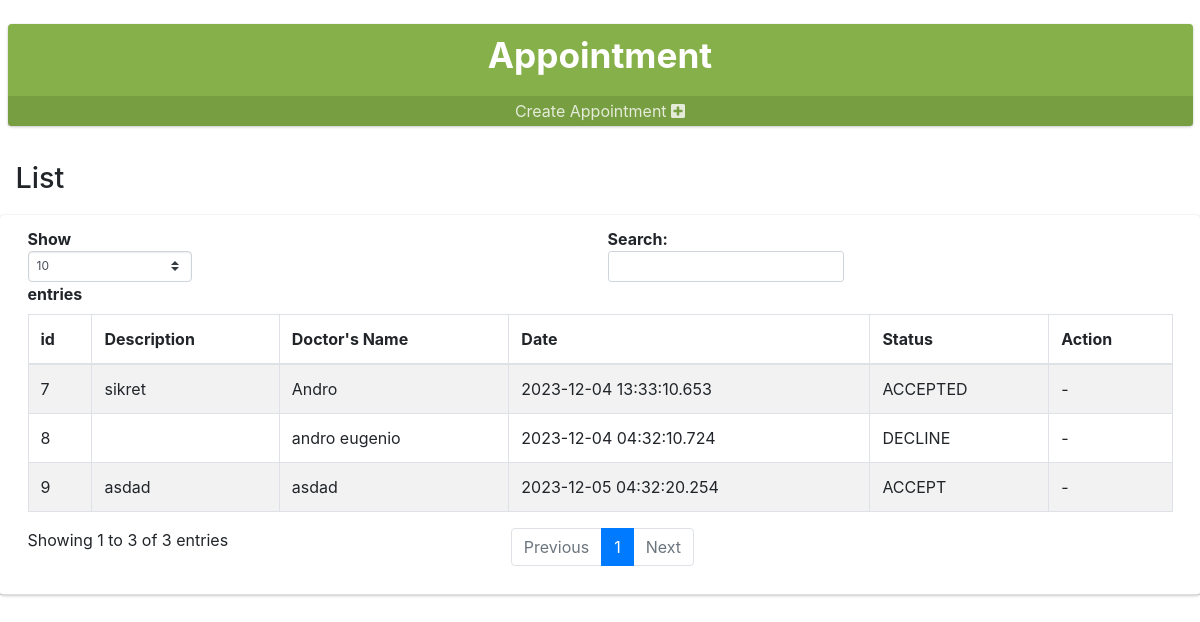
Screenshot of /doctor/appointment.php (signed in) with the database file from the repository.
### tables this page shows
CREATE TABLE `appointment` (
  `appointment_id` int(11) NOT NULL,
  `description` varchar(255) NOT NULL,
  `doctor_id` int(11) DEFAULT NULL,
  `patient_id` int(11) DEFAULT NULL,
  `date` datetime(3) NOT NULL,
  `status` varchar(255) NOT NULL DEFAULT 'PENDING',
  `request_status` varchar(255) NOT NULL DEFAULT 'PENDING',
  `doctor_name` varchar(255) DEFAULT NULL
);

### loginverification.php (called while the page is built, shortened)
<?php
function logged_in(){
  if(isset($_SESSION['user_id']) && !empty($_SESSION['user_id'])){
    return true;
  }else {
    return false;
  }
}
?>

### doctor/appointment.php (the view, shortened to what this page needs)
<?php
include '../connectMySQL.php';
include '../loginverification.php';
if (logged_in()) {
?>
<!DOCTYPE html>
<html lang="en">
  <link rel="stylesheet" href="../plugins/fontawesome-free/css/all.min.css">
  <link rel="stylesheet" href="../plugins/icheck-bootstrap/icheck-bootstrap.min.css">
  <link rel="stylesheet" href="../dist/css/adminlte.min.css?v=3.2.0">
  <link rel="stylesheet" href="../designs.css">
<form method="post">
<div class="col-lg-12 col-12">
    <div class="small-box badge-info">
        <div class="inner"><center>
            <h3>Appointment</h3></center>
        </div>
        <a href="#top" class="small-box-footer ">
                Create Appointment <i class="fas fa-plus-square"></i>
         </a>
    </div>
</div>
<div class="content-header">
    <div class="container-fluid">
        <div class="row mb-1">
            <div class="col-sm-12">
                <h1 class="m-0" id="concernInfo">List </h1>
            </div>
        </div>
    </div>
</div>
<section>
<div class="content">
    <div class="card">
        <div class="card-header border-1">
            <div class="d-flex flex-row justify-content-end">
                <?php
                $query = "SELECT *,concat(b.first_name,' ',b.last_name) as doc_name FROM appointment a
                left join doctor b on b.doctor_id = a.doctor_id ";
                $result = $conn->query($query);
                echo "<div id='successz' class = 'col-lg-12'>
                <table class='table table-bordered table-striped dataTable dtr-inline ' id='table'>
                <thead><tr>
                <th nowrap>id</th>
                <th nowrap>Description</th>
                <th nowrap>Doctor's Name</th>
                <th nowrap>Date</th>
                <th nowrap>Status</th>
                <th nowrap>Action</th>
                </tr></thead><tbody>";
                while ($row = $result->fetch_assoc()) {
                  echo "<tr role='row'>";
                  echo "<td>" . $row['appointment_id'] . "</td>";
                  echo "<td>" . $row['description'] . "</td>";
                  echo "<td>" . $row['doctor_name'] . "</td>";
                  echo "<td>" . $row['date'] . "</td>";
                  echo "<td>" . $row['request_status'] . "</td>";
                  if($row['request_status'] === 'PENDING') {
                    echo "<td>
                    <button class='btn btn-info clickBtnAccept'>Accept</button>
                    <button class='btn btn-info clickBtnDecline' style='background:red;'>Decline</button>
                    </td>";
                  } else {
                    echo "<td> - </td>";
                  }
              }
                ?>
              </div>
            </div>
          </div>
        </div>
</section>
</form>
<?php
} else {
    header('location:../index.php');
}
?>
</body>
</html>

### designs.css (style rules this page uses)
.badge-info { color: #fff; background-color: #86B049; }

### doctor/appointment.php (style rules this page uses)
.badge-info { color: #fff; background-color: #86B049; }

### rows the page displays
appointment: appointment_id "7", description "sikret", doctor_name "Andro", date "2023-12-04 13:33:10.653", request_status "ACCEPTED"
appointment: appointment_id "8", doctor_name "andro eugenio", date "2023-12-04 04:32:10.724", request_status "DECLINE"
appointment: appointment_id "9", description "asdad", doctor_name "asdad", date "2023-12-05 04:32:20.254", request_status "ACCEPT"
